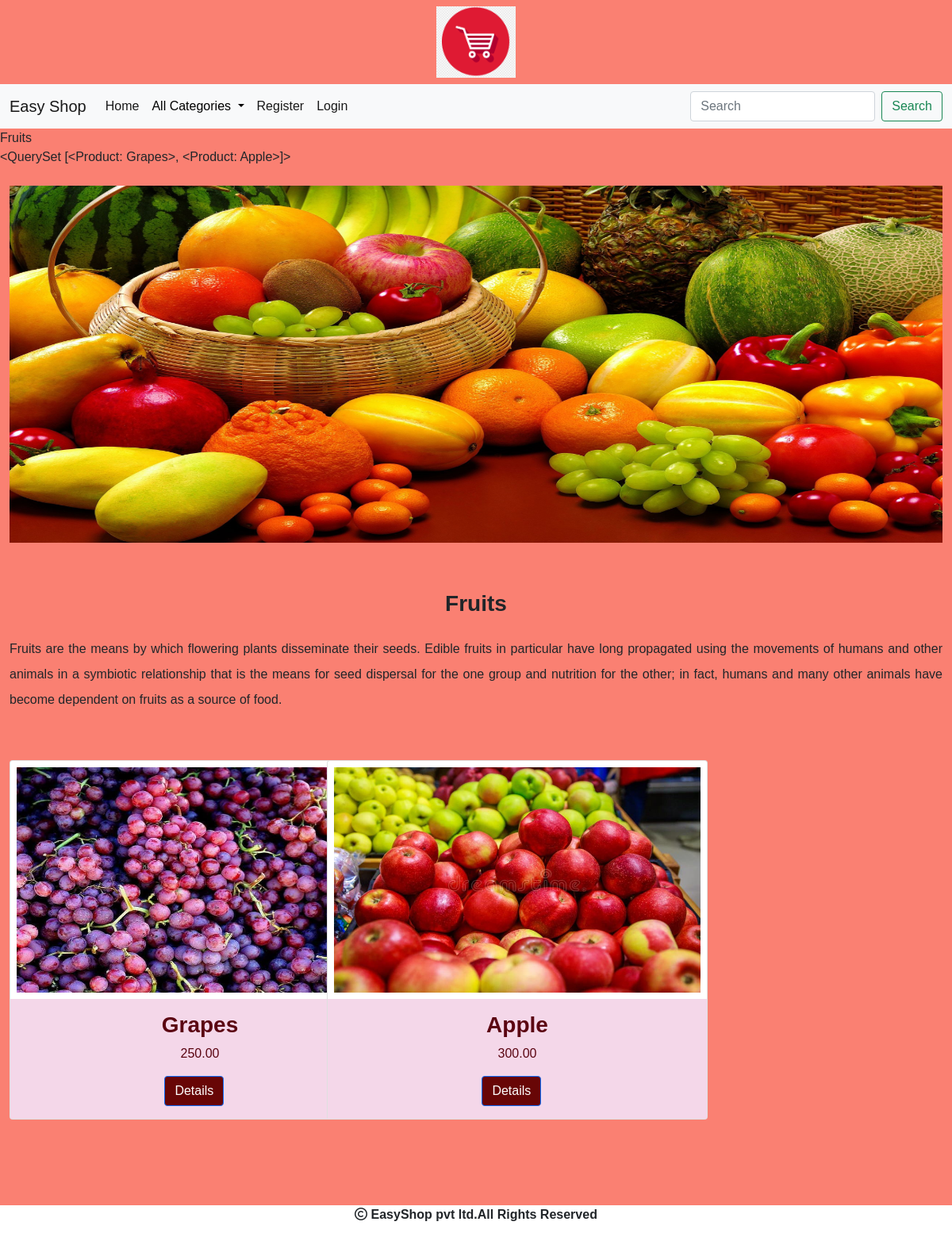
The page /allproducts/Fruits on the database its author committed.
### shop/models.py (models this page shows)
class Category(models.Model):
    name=models.CharField(max_length=200)
    desc=models.TextField()
    image=models.ImageField(upload_to='shop/categories',blank=True,null=True)
    def __str__(self):
        return self.name

class Product(models.Model):
    name=models.CharField(max_length=200)
    desc=models.TextField()
    image=models.ImageField(upload_to='shop/products',blank=True,null=True)
    price=models.DecimalField(max_digits=10,decimal_places=2)
    category=models.ForeignKey(Category,on_delete=models.CASCADE) #one to many relationship
    stock=models.IntegerField()
    available=models.BooleanField(default=True)
    created=models.DateTimeField(auto_now_add=True)
    updated=models.DateTimeField(auto_now=True)
    def __str__(self):
        return self.name

### shop/views.py (the view)
# urls.py: path('allproducts/<p>',views.allproducts,name='allproducts'),
def allproducts(request,p):
        c=Category.objects.get(name=p)
        p=Product.objects.filter(category=c)
        return render(request,'product.html',{'c':c,'p':p})

### cart/context_processors.py (called while the page is built)
def productcount(request):
    item_count=0
    if request.user.is_authenticated:
     u=request.user
    try:
       cart=Cart.objects.filter(user=u)
       for i in cart:
          item_count=item_count+i.quantity
    except:
       item_count=0
    return{'count':item_count}

### shop/context_processors.py (called while the page is built)
def menu_links(request):
    c=Category.objects.all()
    return{'links':c}

### templates/product.html
{% extends 'base.html' %}
{% load static %}
{% block content %}
{{c}}<br>
{{p}}
<div class="container-fluid mt-4" style="margin-bottom:60px;">
    <img src="{{c.image.url}}" width="100%"height="450px">
       </div>
<div class="container-fluid mt-1" style="margin-bottom:60px;">
<h3 class="text-center fw-bold pb-3">{{c.name}}</h3>
<p style="line-height: 2;text-align: justify;">{{c.desc}}</p>
</div>
<div class="container-fluid mt-2 rounded rounded-5" style="margin-bottom: 100px;">
    <div class="row">
      {% for i in p %}
      <div class="col-sm-4">
    <div class="card mb-5" style="width: 30rem;" class="mt-2">
        <img src="{{i.image.url}}" class="card-img-top p-2" alt="..." height="300px" width="100%">
        <div class="card-body" style="background-color:rgb(244, 215, 233);color: rgb(91, 5, 18);">
          <strong><h3 class="card-title text-center fw-bold">{{i.name}}</h3></strong>
          <p class="card-text text-center">{{i.price}}</p>
          <a href="{% url 'shop:detail' i.name %}" class="btn btn-primary" style="background-color:rgb(104, 6, 6) ;position: relative;left:40%;">Details</a>
        </div>
       </div>
       </div>
       {% endfor %}
    </div>
      </div>
{% endblock %}

### static/css/style.css (style rules this page uses)
body { background-color: salmon; font-family: 'Kanit', sans-serif; }

### rows shown on the page
Category: name "Fruits", image (picture), desc "Fruits are the means by which flowering plants disseminate their seeds. Edible fruits in particular have long propagated using the movements of humans and other animals in a symbiotic relationship that is the means for seed dispersal for the one group and nutrition for the other; in fact, humans and many other animals have become dependent on fruits as a source of food."
Product: name.name "<QuerySet [<Product: Grapes>, <Product: Apple>]>", image (picture), name "Grapes", price "250.00"
Product: image (picture), name "Apple", price "300.00"
